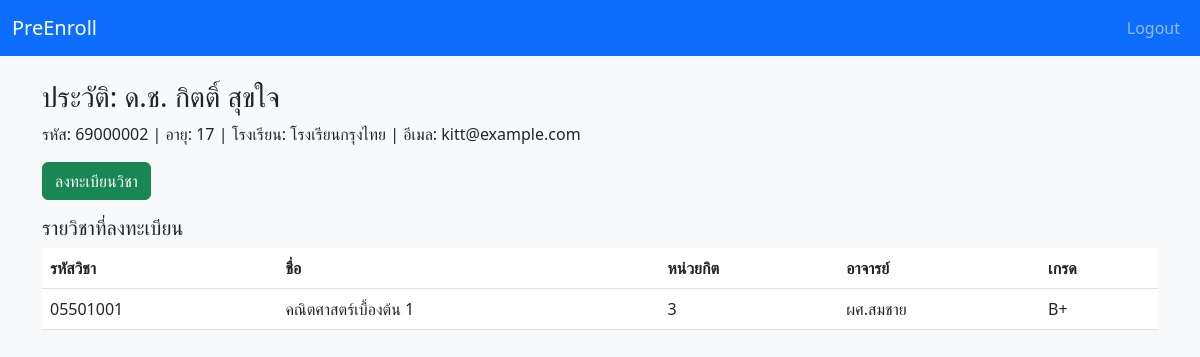
Screenshot of /student/2 (signed in) with the database file from the repository.
### models.py (models this page shows)
class Student(db.Model):
    __tablename__ = "students"
    id = db.Column(db.Integer, primary_key=True)
    student_code = db.Column(db.String(8), unique=True, nullable=False)  # 8 digits starts 69...
    title = db.Column(db.String(20))
    first_name = db.Column(db.String(120), nullable=False)
    last_name = db.Column(db.String(120), nullable=False)
    dob = db.Column(db.Date, nullable=False)
    school = db.Column(db.String(200))
    email = db.Column(db.String(200))
    program_code = db.Column(db.String(8))
    registrations = db.relationship("RegisteredSubject", back_populates="student")
    def age(self):
        today = date.today()
        return today.year - self.dob.year - ((today.month, today.day) < (self.dob.month, self.dob.day))

class RegisteredSubject(db.Model):
    __tablename__ = "registered_subjects"
    id = db.Column(db.Integer, primary_key=True)
    student_id = db.Column(db.Integer, db.ForeignKey("students.id"), nullable=False)
    subject_id = db.Column(db.Integer, db.ForeignKey("subjects.id"), nullable=False)
    grade = db.Column(db.String(3), nullable=True)  # A,B+,B,...
    student = db.relationship("Student", back_populates="registrations")
    subject = db.relationship("Subject", back_populates="registrations")

class Subject(db.Model):
    __tablename__ = "subjects"
    id = db.Column(db.Integer, primary_key=True)
    subject_code = db.Column(db.String(8), unique=True, nullable=False)  # per spec patterns
    name = db.Column(db.String(200), nullable=False)
    credit = db.Column(db.Integer, nullable=False)
    instructor = db.Column(db.String(200))
    prereq_code = db.Column(db.String(8), nullable=True)  # subject_code of prereq
    registrations = db.relationship("RegisteredSubject", back_populates="subject")

### controllers/student.py (the view)
@bp.route('/<int:student_id>')
@login_required
def profile(student_id):
    if session.get('student_id') != student_id and not session.get('is_admin'):
        flash("ไม่สามารถดูข้อมูลนักเรียนคนอื่นได้")
        return redirect(url_for('auth.login'))
    student = Student.query.get_or_404(student_id)
    return render_template('student_profile.html', student=student)

### helpers.py (called while the page is built)
def login_required(func):
    @wraps(func)
    def wrapper(*args, **kwargs):
        if 'user_id' not in session:
            flash("กรุณาเข้าสู่ระบบก่อน")
            return redirect(url_for('auth.login'))
        return func(*args, **kwargs)
    return wrapper

### templates/student_profile.html
{% extends "layout.html" %}
{% block content %}
<h3>ประวัติ: {{ student.title }} {{ student.first_name }} {{ student.last_name }}</h3>
<p>รหัส: {{ student.student_code }} | อายุ: {{ student.age() }} | โรงเรียน: {{ student.school }} | อีเมล: {{ student.email }}</p>
<a class="btn btn-success mb-3" href="{{ url_for('student.register_view', student_id=student.id) }}">ลงทะเบียนวิชา</a>
<h5>รายวิชาที่ลงทะเบียน</h5>
<table class="table">
  <thead><tr><th>รหัสวิชา</th><th>ชื่อ</th><th>หน่วยกิต</th><th>อาจารย์</th><th>เกรด</th></tr></thead>
  <tbody>
    {% for r in student.registrations %}
    <tr><td>{{ r.subject.subject_code }}</td><td>{{ r.subject.name }}</td><td>{{ r.subject.credit }}</td><td>{{ r.subject.instructor }}</td><td>{{ r.grade or '-' }}</td></tr>
    {% endfor %}
  </tbody>
</table>
{% endblock %}

### rows the page displays
Student: title "ด.ช.", first_name "กิตติ์", last_name "สุขใจ", student_code "69000002", age "17", school "โรงเรียนกรุงไทย", email "kitt@example.com"
RegisteredSubject: subject.subject_code "05501001", subject.name "คณิตศาสตร์เบื้องต้น 1", subject.credit "3", subject.instructor "ผศ.สมชาย", grade "B+"
